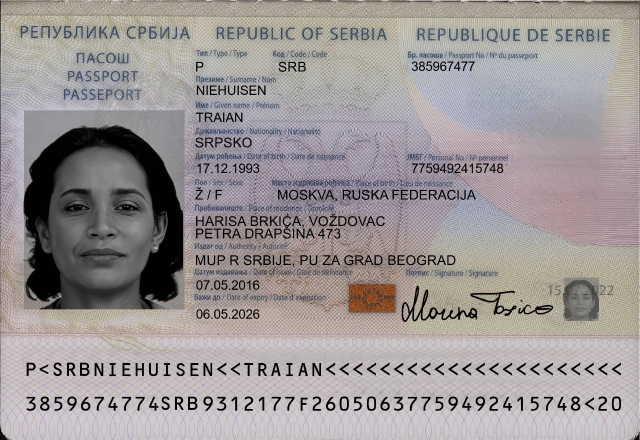
#> input picture files/23-Photoroom (1).png, 1280 x 880 px (shown at 1/2 size)
$ python -i tesseract.py   (imports and definitions only)
#> lines starting #> are read from the running program, lines starting #| are printed output that depends on the picture; after the words box and inside, x2 and y2 are one past the last pixel; in counts of white or black regions, pixels touching at a corner belong together
#> further down, picture is the input picture: shape (880, 1280, 3); mean B, G, R 150.7, 150.9, 156.6
import cv2
import easyocr

def resize_image(img, width, height):
    return cv2.resize(img, (width, height), interpolation=cv2.INTER_AREA)

def preprocess_image_for_ocr(img):
    gray = cv2.cvtColor(img, cv2.COLOR_BGR2GRAY)
    clahe = cv2.createCLAHE(clipLimit=2.0, tileGridSize=(8,8))
    enhanced = clahe.apply(gray)
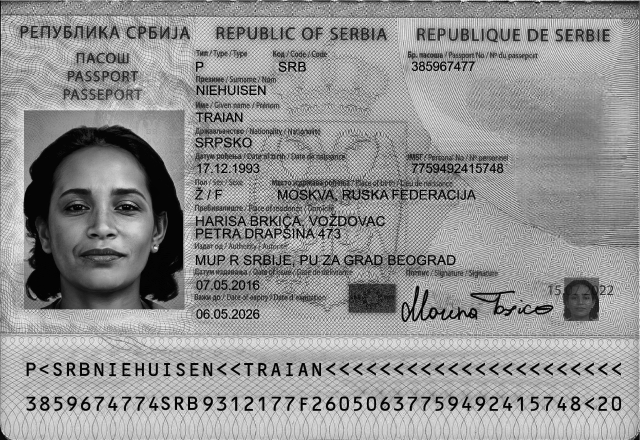
#> enhanced: shape (880, 1280) (shown at 1/2 size); min 0, max 251, mean 145.9
    _, thresh = cv2.threshold(enhanced, 0, 255, cv2.THRESH_BINARY + cv2.THRESH_OTSU)
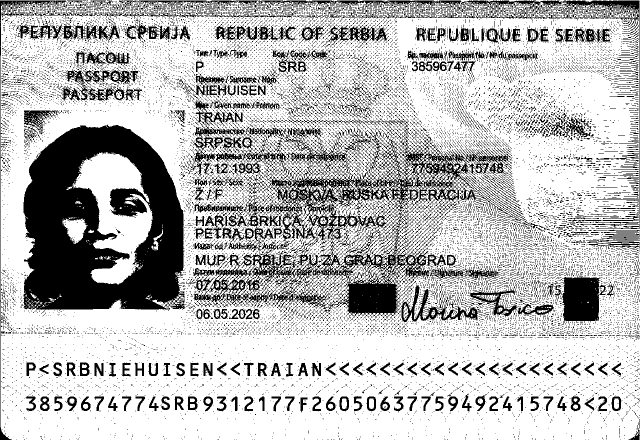
#> thresh: shape (880, 1280) (shown at 1/2 size); 73.1% white; 16778 black regions (16212 under 20 px), largest, box (x1, y1, x2, y2) and area: (46, 249, 371, 628) 80009, (374, 200, 1043, 645) 73855, (517, 1, 1279, 430) 8885
    return thresh

# [84 lines left out: functions extract_text, reformat_date, hashing, create_mrz_2, main, not called in this run]

>>> import cv2
>>> picture = cv2.imread('files/23-Photoroom (1).png')
>>> result = preprocess_image_for_ocr(picture)

$ run again, on files/4-Photoroom.png
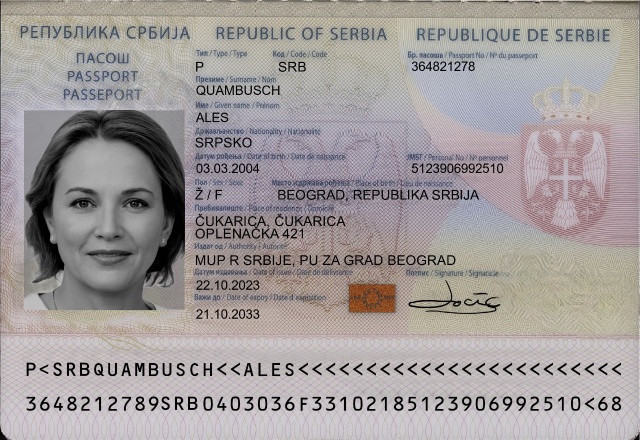
#> input picture files/4-Photoroom.png, 1280 x 880 px (shown at 1/2 size)
#> picture is the input picture: shape (880, 1280, 3); mean B, G, R 154.6, 154.9, 160.9
#> in preprocess_image_for_ocr, `enhanced = clahe.apply(gray)`:
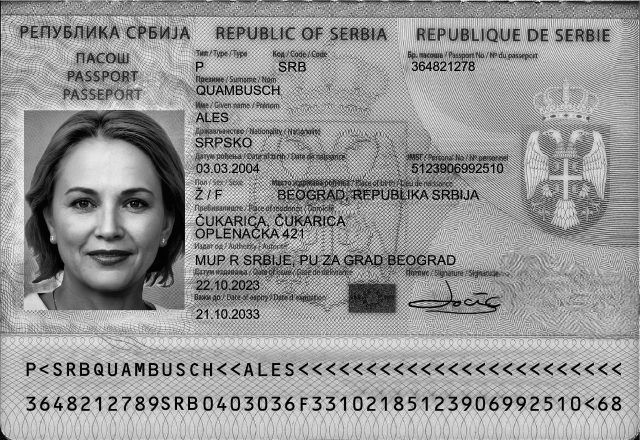
#> enhanced: shape (880, 1280) (shown at 1/2 size); min 0, max 251, mean 150.1
#> in preprocess_image_for_ocr, `_, thresh = cv2.threshold(enhanced, 0, 255, cv2.THRESH_BINARY + cv2.TH..`:
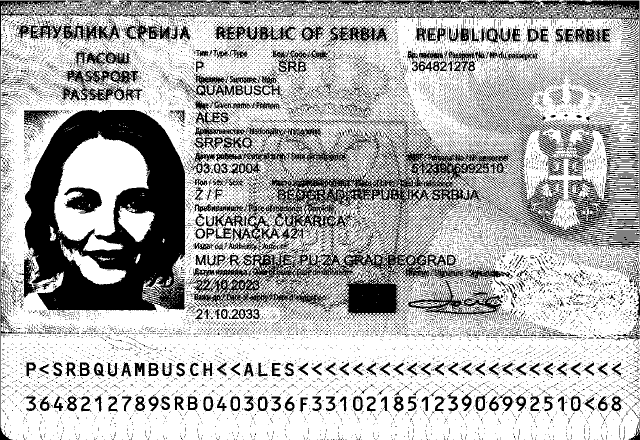
#> thresh: shape (880, 1280) (shown at 1/2 size); 69.8% white; 15037 black regions (14381 under 20 px), largest, box (x1, y1, x2, y2) and area: (371, 146, 1127, 649) 93093, (35, 220, 375, 623) 76029, (234, 1, 1279, 458) 21929
